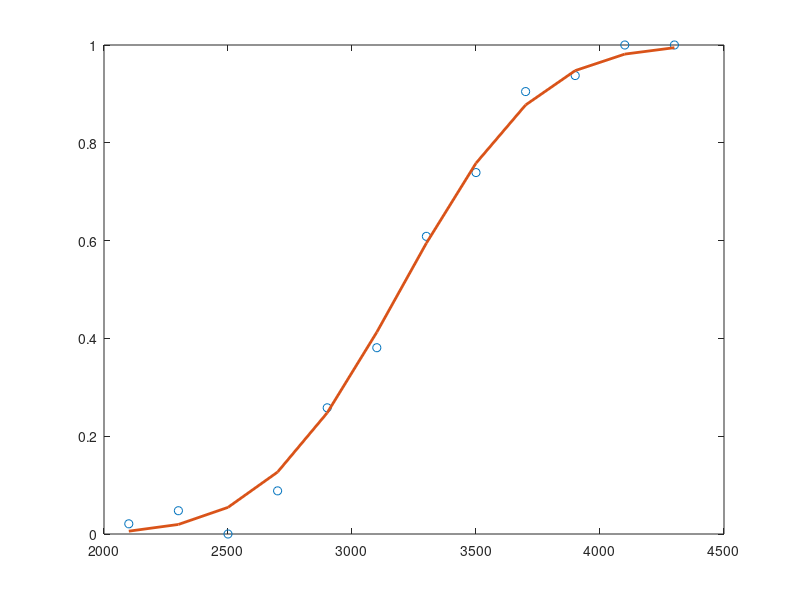

This figure's MATLAB source:
%   Fit Generalized Linear Model with Probit Link

%   Fit a generalized linear regression model, and compute predicted (estimated) values for the predictor data using the fitted model.
%   Create a sample data set.

% Each y value is the number of successes in the corresponding number of trials in n, and x contains the predictor variable values.

x = [2100 2300 2500 2700 2900 3100 ...
     3300 3500 3700 3900 4100 4300]';
n = [48 42 31 34 31 21 23 23 21 16 17 21]';
y = [1 2 0 3 8 8 14 17 19 15 17 21]';

% Fit a probit regression model for y on x. 
b = glmfit(x,[y n],'binomial','link','probit');

% Compute the estimated number of successes. Plot the percent observed and estimated percent success versus the x values. 
yfit = glmval(b,x,'probit','size',n);
plot(x, y./n,'o',x,yfit./n,'-','LineWidth',2);





